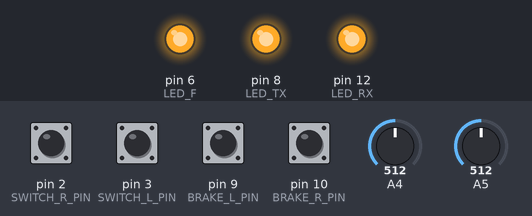
A sketch run on a simulated Arduino Uno, built with avr-gcc and run on an emulated ATmega328P. Parts: output pins drawn as LEDs (lit = HIGH). Inputs (shaded band) come from the test bench; at power-on: pin 2 (SWITCH_R_PIN), pin 3 (SWITCH_L_PIN), pin 9 (BRAKE_L_PIN), pin 10 (BRAKE_R_PIN) HIGH, A4 = 512, A5 = 512. What the sketch prints to the serial monitor is not drawn.

Above: at 0.5 s.
At 1.03 s:
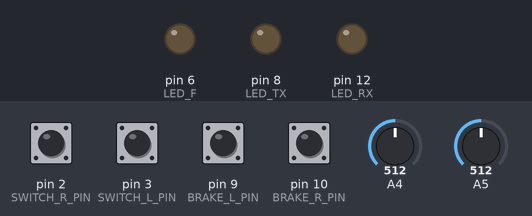
Timing chart, 0 to 2.5 s (numbered marks = the images above):
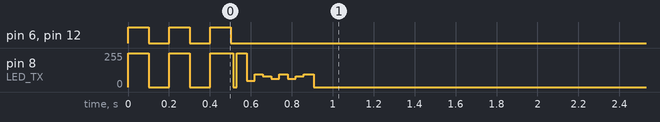

Measured:
- by itself, pin 8 (LED_TX): 255/255 → 0/255 at 0.10 s, → 255/255 0.10 s later, → 0/255 0.10 s later, → 255/255 0.10 s later, … (15 changes in this stretch)

The sketch:

arduino-ebike.ino
```cpp
#include <SPI.h>
#include <mcp_can.h>

#define DEBUG

// CAN MCP Pins
#define MCP_INT 7 // PE6
#define MCP_CS 4  // PD4

// VESC controller CAN Bus ID
#define VESC_CAN_ID 1  // factory default is 0!

// LEDS
#define LED_RX 12
#define LED_TX 8
#define LED_F 6

// Time constants
#define LOOP_TIME_STEP 10 // milliseconds

// Gas
// TODO: auto lower/upper range calibration on startup
#define GAS_PIN 4
#define GAS_FILTER_ALPHA 6 // right shift x bits = division by 2^x
#define GAS_FILTER_NUM_READINGS 10
// TODO: move to EEPROM
#define GAS_ADC_LOWER 172
#define GAS_ADC_UPPER 862

// Ebrake
#define EBRAKE_PIN 5
#define EBRAKE_FILTER_ALPHA 6 // right shift x bits = division by 2^x
#define EBRAKE_FILTER_NUM_READINGS 10
// TODO: move to EEPROM
#define EBRAKE_ADC_LOWER 165
#define EBRAKE_ADC_UPPER 800

// Brakes
#define BRAKE_L_PIN 9
#define BRAKE_R_PIN 10

// Switches
#define SWITCH_L_PIN 3
#define SWITCH_R_PIN 2

// ERPM to actual wheel rpm conversion
#define ERPM_FACTOR 20 // motor pole pair count

// Initialize CAN controller
MCP_CAN CAN0(MCP_CS);

// Globals

// Gas
int32_t gas_filtered = 0;
int32_t gas_percent; // 1/1000th of a percent

// EBrake
int32_t ebrake_filtered = 0;
int32_t ebrake_percent; // 1/1000th of a percent

// Loop Time calculation
int loop_begin_micros;
int loop_end_micros;
int loop_time;

// brake state
int BRAKE_L;
int BRAKE_R;

// switch state
int SWITCH_L;
int SWITCH_R;

void setup() {
  Serial.begin(115200); // USB Debugging
  Serial.println("INIT");

  // Pinmodes
  pinMode(LED_F, OUTPUT);
  pinMode(LED_RX, OUTPUT);
  pinMode(LED_TX, OUTPUT);

  // Brake Pullups
  pinMode(BRAKE_L_PIN, INPUT_PULLUP);
  pinMode(BRAKE_R_PIN, INPUT_PULLUP);

  // Switch Pullups
  pinMode(SWITCH_L_PIN, INPUT_PULLUP);
  pinMode(SWITCH_R_PIN, INPUT_PULLUP);

  // No masks, no filters, 500kb/s CAN
  if (CAN0.begin(MCP_ANY, CAN_500KBPS, MCP_16MHZ) == CAN_OK) {
    Serial.println("MCP2515 Initialized Successfully!");
    led_flash_all(100, 3);
  }
  else {
    // halt
    while (1) {
      Serial.println("Error Initializing MCP2515...");
      digitalWrite(LED_F, HIGH);
      delay(900);
      digitalWrite(LED_F, LOW);
      delay(100);
    }
  }

  // Change to normal mode to allow messages to be transmitted
  CAN0.setMode(MCP_NORMAL);
}

void loop() {
  loop_begin_micros = micros();
  Serial.print("Loop Time: ");
  Serial.print(loop_time);
  Serial.println("us");

  update_switches();
  update_brakes();

  read_filter_adc(GAS_PIN, GAS_FILTER_NUM_READINGS, GAS_FILTER_ALPHA, &gas_filtered);
  read_filter_adc(EBRAKE_PIN, EBRAKE_FILTER_NUM_READINGS, EBRAKE_FILTER_ALPHA, &ebrake_filtered);
  Serial.print("GAS, FILTERED: ");
  Serial.println(gas_filtered);
  Serial.print("EBRAKE, FILTERED: ");
  Serial.println(ebrake_filtered);

  // convert gas value range to 1/1000th of a percent
  gas_percent = constrain(map(gas_filtered, GAS_ADC_LOWER, GAS_ADC_UPPER, 0, 100000), 0, 100000);
  // convert ebrake value range to 1/1000th of a percent
  ebrake_percent = constrain(map(ebrake_filtered, EBRAKE_ADC_LOWER, EBRAKE_ADC_UPPER, 0, 100000), 0, 100000);

  // TODO: check ifdef DEBUG
  Serial.print("GAS PERCENT: ");
  Serial.println(gas_percent);

  Serial.print("EBRAKE, PERCENT: ");
  Serial.println(ebrake_percent);

  Serial.print("BRAKE L ");
  Serial.println(digitalRead(BRAKE_L_PIN));

  Serial.print("BRAKE R ");
  Serial.println(digitalRead(BRAKE_R_PIN));

  byte sndStat;  //stores CAN transmission result, TODO: could be made global

  // TODO: this should be a state machine
  // TODO: EBrake should be reverse after coming to a complete stop (and releasing the brake once)
  if (ebrake_percent == 0) { // no brake, gas OK
    if (SWITCH_R) {          // Drive forward
      sndStat = comm_can_set_current_rel(VESC_CAN_ID, gas_percent);
      Serial.println("GAS FORWARD!");
    } else { // Drive ackwards
      sndStat = comm_can_set_current_rel(VESC_CAN_ID, -1 * gas_percent);
      Serial.println("GAS BACKWARDS!");
    }
  } else {  //EBrake is active, disable gas
    sndStat = comm_can_set_current_brake_rel(VESC_CAN_ID, ebrake_percent);
    Serial.println("BRAKE!");
  }

  if (sndStat == CAN_OK) {  //check if CAN transmission was received
    digitalWrite(LED_TX, HIGH);
    Serial.println("Message Sent Successfully!");
    delay(5);
    digitalWrite(LED_TX, LOW);
  } else {
    digitalWrite(LED_F, HIGH);
    Serial.println("Error Sending Message...");
    delay(5);
    digitalWrite(LED_F, LOW);
  }

  // loop time calculation
  loop_end_micros = micros();
  loop_time = loop_end_micros - loop_begin_micros;
  delay(LOOP_TIME_STEP);
}

// TODO: move to header file
// CAN commands
typedef enum {
  CAN_PACKET_SET_DUTY = 0,
  CAN_PACKET_SET_CURRENT,
  CAN_PACKET_SET_CURRENT_BRAKE,
  CAN_PACKET_SET_RPM,
  CAN_PACKET_SET_POS,
  CAN_PACKET_FILL_RX_BUFFER,
  CAN_PACKET_FILL_RX_BUFFER_LONG,
  CAN_PACKET_PROCESS_RX_BUFFER,
  CAN_PACKET_PROCESS_SHORT_BUFFER,
  CAN_PACKET_STATUS,
  CAN_PACKET_SET_CURRENT_REL,
  CAN_PACKET_SET_CURRENT_BRAKE_REL,
  CAN_PACKET_SET_CURRENT_HANDBRAKE,
  CAN_PACKET_SET_CURRENT_HANDBRAKE_REL
} CAN_PACKET_ID;

// TODO: move to VESC specific file
byte comm_can_set_current_rel(uint8_t controller_id, int32_t current) {
  int32_t send_index = 0; // incremented by buffer_append()
  uint8_t send_buffer[4];
  buffer_append_int32(send_buffer, current, &send_index);
  return CAN0.sendMsgBuf(controller_id | ((uint32_t)CAN_PACKET_SET_CURRENT_REL << 8), 1, send_index,
                         send_buffer);
}

byte comm_can_set_current_brake_rel(uint8_t controller_id, int32_t current) {
  int32_t send_index = 0; // incremented by buffer_append()
  uint8_t send_buffer[4];
  buffer_append_int32(send_buffer, current, &send_index);
  return CAN0.sendMsgBuf(controller_id | ((uint32_t)CAN_PACKET_SET_CURRENT_BRAKE_REL << 8), 1,
                         send_index, send_buffer);
}

byte comm_can_set_duty(uint8_t controller_id, int32_t duty) {
  int32_t send_index = 0; // incremented by buffer_append()
  uint8_t send_buffer[4];
  buffer_append_int32(send_buffer, duty, &send_index);
  // returns sendStat
  return CAN0.sendMsgBuf(controller_id | ((uint32_t)CAN_PACKET_SET_DUTY << 8), 1, send_index,
                         send_buffer);
}

void com_can_full_break(uint8_t controller_id) { comm_can_set_duty(controller_id, 0); }

void comm_can_release(uint8_t controller_id) { comm_can_set_current_rel(controller_id, 0); }

// utility functions

// TODO: ugly
void update_switches() {
  SWITCH_L = digitalRead(SWITCH_L_PIN);
  SWITCH_R = digitalRead(SWITCH_R_PIN);
}

void update_brakes() {
  BRAKE_L = digitalRead(BRAKE_L_PIN);
  BRAKE_R = digitalRead(BRAKE_R_PIN);
}

// TODO: implement 3 value median filter (one-shot, not running)
void read_filter_adc(int pin, int num_readings, int filter_alpha, int32_t *output) {
  for (int i = 0; i < num_readings; i++) {
    int32_t raw_read = analogRead(pin);
    int32_t filter_diff = (raw_read - *output) >> filter_alpha; // right shift 1 bit = division by 2
    *output = *output + filter_diff;
  }
}

void led_flash_all(int on_time, int count) {
  for (int i = 0; i < count; i++) {
    digitalWrite(LED_F, HIGH);
    digitalWrite(LED_RX, HIGH);
    digitalWrite(LED_TX, HIGH);
    delay(on_time);
    digitalWrite(LED_F, LOW);
    digitalWrite(LED_RX, LOW);
    digitalWrite(LED_TX, LOW);
    if (i < count - 1) {
      delay(on_time);
    }
  }
}

int32_t median_3(int32_t a, int32_t b, int32_t c, uint8_t *output) {
  if ((a <= b) && (a <= c)) {
    *output = (b <= c) ? b : c;
  } else if ((b <= a) && (b <= c)) {
    *output = (a <= c) ? a : c;
  } else {
    *output = (a <= b) ? a : b;
  }
}

void buffer_append_int32(uint8_t *buffer, int32_t number, int32_t *index) {
  buffer[(*index)++] = number >> 24;
  buffer[(*index)++] = number >> 16;
  buffer[(*index)++] = number >> 8;
  buffer[(*index)++] = number;
}

//TODO: evaluate map2() vs standard map()
long map2(long x, long in_min, long in_max, long out_min, long out_max)
{
  return (x - in_min) * (out_max - out_min + 1) / (in_max - in_min + 1) + out_min;
}

/*********************************************************************************************************
END FILE
*********************************************************************************************************/
```
